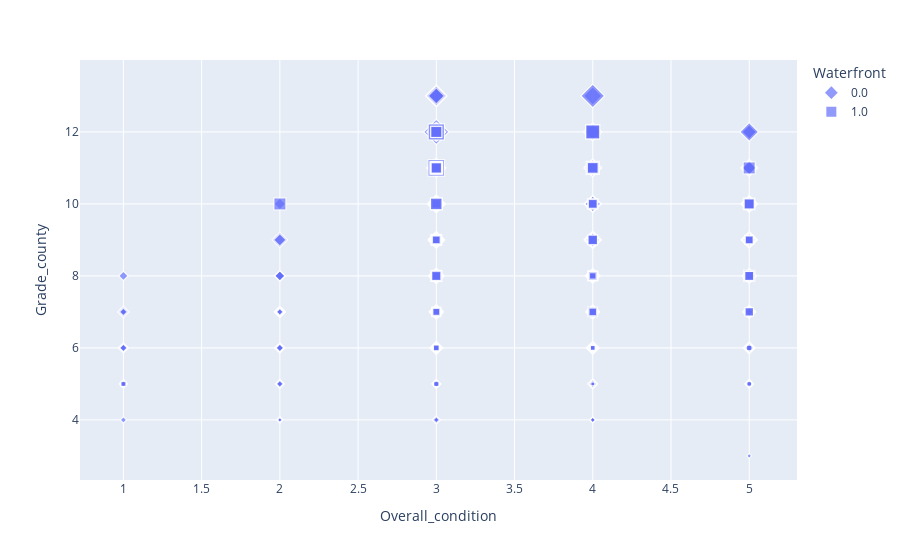

The code cell stored with this chart in its notebook:
### Code cell
import plotly.express as px
fig = px.scatter(df1,x='Overall_condition', y='Grade_county',symbol='Waterfront', size='Living_space')
fig.show()

### Figure 1 — Plotly figure (JSON) as saved in the notebook; plotly's stock layout.template omitted (floating-point values rounded to 4 significant figures; data arrays with more than 128 entries replaced by an {"elided": "..."} marker saying what was removed)
{"data": [{"hovertemplate": "Waterfront=0.0<br>Overall_condition=%{x}<br>Grade_county=%{y}<br>Living_space=%{marker.size}<extra></extra>", "legendgroup": "0.0", "marker": {"color": "#636efa", "size": {"elided": "19060 int values"}, "sizemode": "area", "sizeref": 33.85, "symbol": "diamond"}, "mode": "markers", "name": "0.0", "showlegend": true, "type": "scattergl", "x": {"elided": "19060 int values"}, "xaxis": "x", "y": {"elided": "19060 int values"}, "yaxis": "y"}, {"hovertemplate": "Waterfront=1.0<br>Overall_condition=%{x}<br>Grade_county=%{y}<br>Living_space=%{marker.size}<extra></extra>", "legendgroup": "1.0", "marker": {"color": "#636efa", "size": {"elided": "146 int values"}, "sizemode": "area", "sizeref": 33.85, "symbol": "square"}, "mode": "markers", "name": "1.0", "showlegend": true, "type": "scattergl", "x": {"elided": "146 int values"}, "xaxis": "x", "y": {"elided": "146 int values"}, "yaxis": "y"}], "layout": {"legend": {"itemsizing": "constant", "title": {"text": "Waterfront"}, "tracegroupgap": 0}, "margin": {"t": 60}, "xaxis": {"anchor": "y", "domain": [0, 1], "title": {"text": "Overall_condition"}}, "yaxis": {"anchor": "x", "domain": [0, 1], "title": {"text": "Grade_county"}}}}
